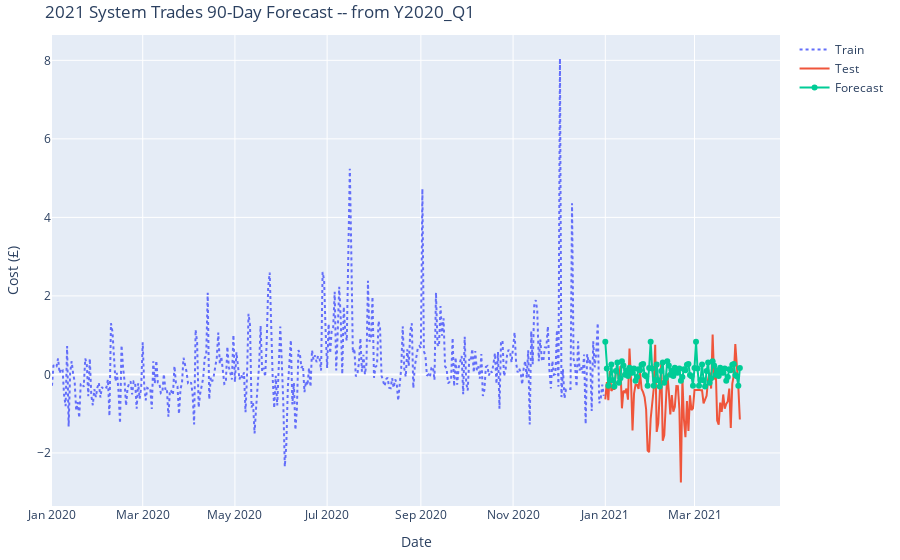

The cell this chart's notebook holds for it:
### Code cell
go_plotter(df_train, df_test, df_forecast, FC, LABEL, "System")
maape(df_test.values, df_forecast.values)
